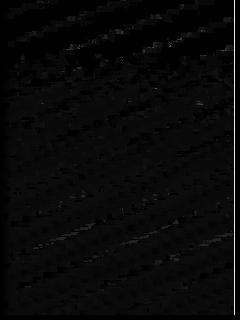
#> input picture stereo/data/disparity_debug.jpg, 240 x 320 px, found by its file name
$ python read_image.py
#> lines starting #> are read from the running program, lines starting #| are printed output that depends on the picture
import plotly.graph_objs as go
from plotly.subplots import make_subplots

import cv2
import numpy as np
import matplotlib.pyplot as plt
from PIL import Image


disparity_fp = "/Users/brianli/Desktop/6.111/anglerfish/stereo/data/disparity_debug.jpg"


# read in left/right image files
disparity_img = cv2.imread(disparity_fp, 0)
#> disparity_img is the input picture: shape (320, 240); min 0, max 244, mean 8.7

plt.imshow(disparity_img, cmap='gray')
plt.title("Debug Image")
plt.colorbar()
plt.show()
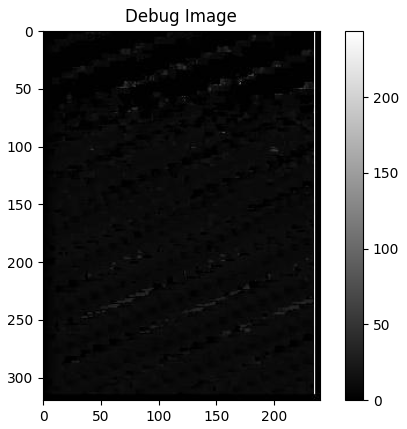
#> figure drawn by matplotlib, 2 panels
